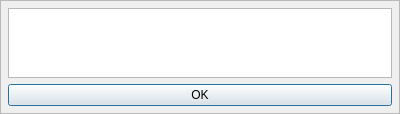
<?xml version="1.0" encoding="UTF-8"?>
<ui version="4.0">
 <class>toast</class>
 <widget class="QDialog" name="toast">
  <property name="geometry">
   <rect>
    <x>0</x>
    <y>0</y>
    <width>400</width>
    <height>100</height>
   </rect>
  </property>
  <property name="sizePolicy">
   <sizepolicy hsizetype="Expanding" vsizetype="Minimum">
    <horstretch>0</horstretch>
    <verstretch>0</verstretch>
   </sizepolicy>
  </property>
  <property name="windowTitle">
   <string>Form</string>
  </property>
  <layout class="QVBoxLayout" name="verticalLayout_2">
   <property name="leftMargin">
    <number>0</number>
   </property>
   <property name="topMargin">
    <number>0</number>
   </property>
   <property name="rightMargin">
    <number>0</number>
   </property>
   <property name="bottomMargin">
    <number>0</number>
   </property>
   <item>
    <widget class="QFrame" name="frame">
     <property name="frameShape">
      <enum>QFrame::StyledPanel</enum>
     </property>
     <property name="frameShadow">
      <enum>QFrame::Plain</enum>
     </property>
     <property name="lineWidth">
      <number>4</number>
     </property>
     <layout class="QGridLayout" name="gridLayout_2">
      <property name="leftMargin">
       <number>7</number>
      </property>
      <property name="topMargin">
       <number>7</number>
      </property>
      <property name="rightMargin">
       <number>7</number>
      </property>
      <property name="bottomMargin">
       <number>7</number>
      </property>
      <property name="horizontalSpacing">
       <number>0</number>
      </property>
      <item row="0" column="0">
       <layout class="QGridLayout" name="gridLayout">
        <item row="1" column="0">
         <widget class="QTextEdit" name="text">
          <property name="frameShadow">
           <enum>QFrame::Plain</enum>
          </property>
          <property name="lineWidth">
           <number>0</number>
          </property>
          <property name="textInteractionFlags">
           <set>Qt::NoTextInteraction</set>
          </property>
         </widget>
        </item>
       </layout>
      </item>
      <item row="1" column="0">
       <widget class="QPushButton" name="pushButton">
        <property name="text">
         <string>OK</string>
        </property>
       </widget>
      </item>
     </layout>
    </widget>
   </item>
  </layout>
 </widget>
 <resources/>
 <connections/>
</ui>
